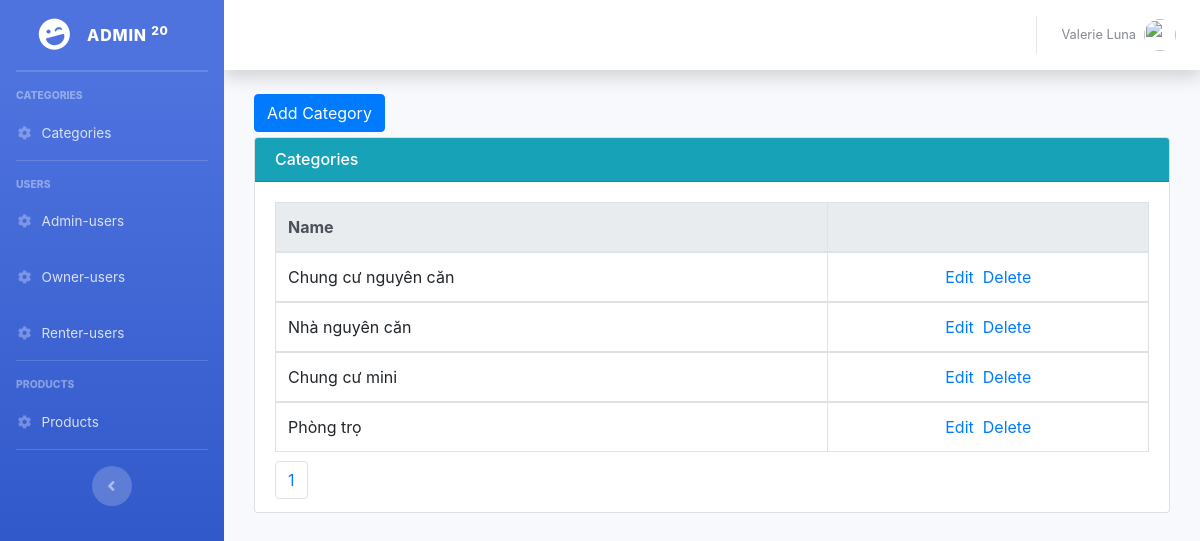
Page /Backend/index.php?controller=categories&action=read (signed in) on the committed database.
### tables this page shows
CREATE TABLE `categories` (
  `id` int(11) NOT NULL,
  `name` varchar(255) NOT NULL
);

### Backend/Controllers/CategoriesController.php (called while the page is built, shortened)
<?php
	include "Models/CategoriesModel.php";
	class CategoriesController extends CategoriesModel{
		public function read(){
			$recordPerPage = 15;
			$numPage = ceil($this->modelTotal()/$recordPerPage);
			$listRecord = $this->modelRead($recordPerPage);
			include "Views/CategoriesView.php";
		}
	}
 ?>

### Backend/Models/CategoriesModel.php (called while the page is built, shortened)
<?php
	class CategoriesModel{
		public function modelRead($recordPerPage){
			$total = $this->modelTotal();
			$numPage = ceil($total/$recordPerPage);
			$page = isset($_GET["p"]) && $_GET["p"] > 0 ? $_GET["p"]-1 : 0;
			$from = $page * $recordPerPage;
			$conn = Connection::getInstance();
			$query = $conn->query("select * from categories order by id desc limit $from, $recordPerPage");
			return $query->fetchAll();
		}
		public function modelTotal(){
			$conn = Connection::getInstance();
			$query = $conn->query("select id from categories order by id desc");
			return $query->rowCount();
		}
	}
 ?>

### Backend/Views/CategoriesView.php (the view, shortened to what this page needs)
<div class="col-md-12">
    <div style="margin-bottom:5px;">
        <a href="index.php?controller=categories&action=create" class="btn btn-primary">Add Category</a>
    </div>
    <div class="card card-primary">
        <h6 class="card-header bg-info" style="color: white">Categories</h6>
        <div class="card-body">
            <table class="table table-bordered">
              <thead class="thead-light">
                <tr>
                  <th scope="col">Name</th>
                  <th scope="col"></th>
                </tr>
              </thead>
              <?php foreach($listRecord as $rows): ?>
              <tbody>
                <tr>
                  <td><?php echo $rows->name; ?></td>
                  <td style="text-align:center;">
                   		<a href="index.php?controller=categories&action=update&id=<?php echo $rows->id; ?>">Edit</a>&nbsp;
                        <a href="index.php?controller=categories&action=delete&id=<?php echo $rows->id; ?>" onclick="return window.confirm('Are you sure?');">Delete</a>
                  </td>
                </tr>
              </tbody>
              <?php endforeach; ?>
            </table>
            <ul class="pagination">
                <li class="page-item">
                    <?php for($i = 1; $i <= $numPage; $i++): ?>
                    <a href="index.php?controller=adminUsers&action=read&p=<?php echo $i; ?>" class="page-link"><?php echo $i; ?></a>
                    <?php endfor; ?>
                </li>
            </ul>
        </div>
    </div>
</div>

### Backend/Views/CategoriesView.php (style rules this page uses)
.pagination { padding:0px; margin:0px; }
.page-link { display: inline; }

### rows in the picture
categories: name "Chung cư nguyên căn"
categories: name "Nhà nguyên căn"
categories: name "Chung cư mini"
categories: name "Phòng trọ"
